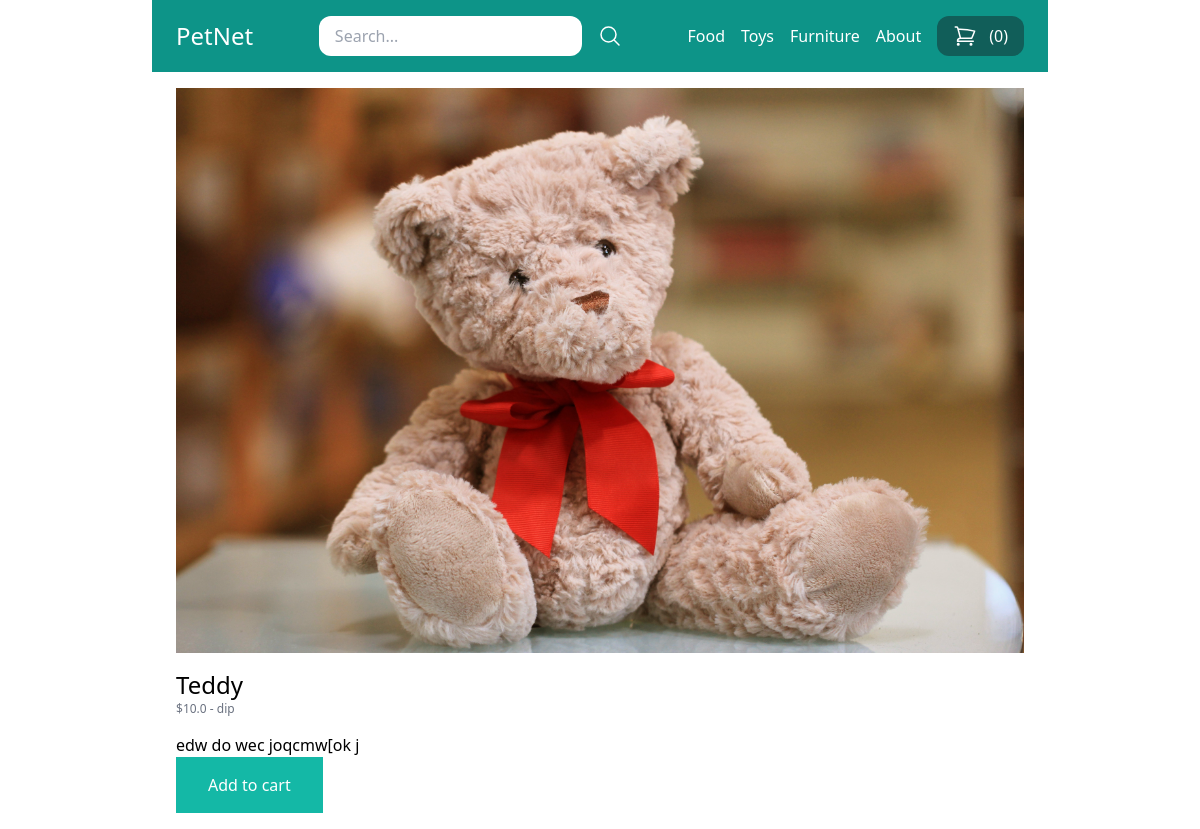
Page /toys/teddy/ on the committed database.
### store/models.py (models this page shows, shortened)
class Category(models.Model):
    title = models.CharField(max_length=50)
    slug = models.SlugField(max_length=50)
    class Meta:
        verbose_name_plural = 'Categories'

class Product(models.Model):
    DRAFT = 'draft'
    WAITING_APPROVAL = 'waitingapproval'
    ACTIVE = 'active'
    DELETED = 'deleted'
    STATUS_CHOICES = (
        (DRAFT, 'Draft'),
        (WAITING_APPROVAL, 'Waiting approval'),
        (ACTIVE, 'Active'),
        (DELETED, 'Deleted'),
    )
    user = models.ForeignKey(User, related_name='products', on_delete=models.CASCADE)
    category = models.ForeignKey(Category, related_name='products', on_delete=models.CASCADE)
    title = models.CharField(max_length=50)
    slug = models.SlugField(max_length=50)
    description = models.TextField(blank=True)
    price = models.IntegerField()
    image = models.ImageField(upload_to='uploads/product_images', blank=True, null=True)
    thumbnail = models.ImageField(upload_to='uploads/product_images/thumbnail', blank=True, null=True)
    created_at = models.DateTimeField(auto_now_add=True)
    updated_at = models.DateTimeField(auto_now=True)
    status = models.CharField(max_length=50, choices=STATUS_CHOICES, default=ACTIVE)
    class Meta:
        ordering = ('-created_at',)
    def get_display_price(self):
        return self.price / 100

### store/views.py (the view)
# urls.py: path('<slug:category_slug>/<slug:slug>/', views.product_detail, name='product_detail'),
def product_detail(request, category_slug, slug):
    product = get_object_or_404(Product, slug=slug, status=Product.ACTIVE)
    return render(request, 'store/product_detail.html', {
        'product': product
    })

### store/cart.py (called while the page is built)
    def __len__(self):
        return sum(item['quantity'] for item in self.cart.values())

### store/context_processors.py (called while the page is built)
def cart(request):
    return {'cart': Cart(request)}

### store/templatetags/menu.py (called while the page is built)
@register.inclusion_tag('core/menu.html')
def menu():
    categories = Category.objects.all()
    return {'categories': categories}

### store/templates/store/product_detail.html (shortened to what this page needs)
{% extends 'core/base.html' %}
{% block content %}
    {% if product.image %}
    <div class="image mb-4">
        <img src="{{ product.image.url }}" alt="Image of {{ product.title }}">
    </div>
    {% endif %}
    <h1 class="text-2xl">{{ product.title }}</h1>
    <p class="text-xs text-gray-500">
        ${{ product.get_display_price }}
        -
        <a href="{% url 'vendor_detail' product.user.id %}">{% firstof product.user.get_full_name product.user.username %}</a>
    </p>
    {% if product.description %}
        <p class="mt-4">
            {{ product.description }}
        </p>
    {% endif %}
    <a href="{% url 'add_to_cart' product.id %}" class="inline-block px-8 py-4 bg-teal-500 text-white">Add to cart</a>
{% endblock %}

### core/templates/core/menu.html
{% for category in categories %}
    <a href="{% url 'category_detail' category.slug %}" class="text-white">{{ category.title }}</a>
{% endfor %}
<a href="{% url 'about' %}" class="text-white">About</a>

### rows in the picture
Category: title "Food"
Category: title "Toys"
Category: title "Furniture"
Product: image (picture), title "Teddy", get_display_price "10.0", user.username "dip", description "edw do wec joqcmw[ok j"

### other values in the picture
{{ cart|length }} "0"
